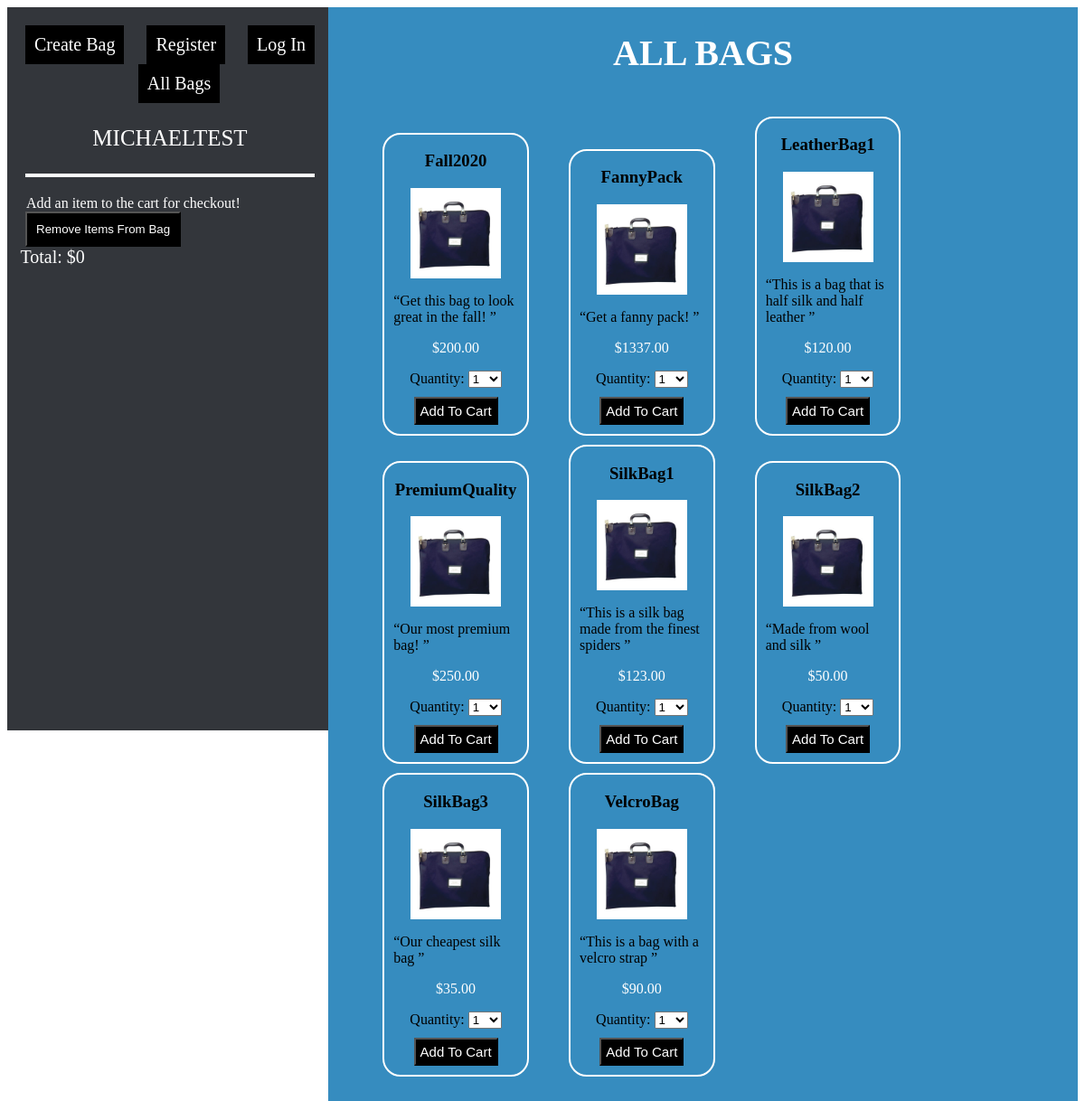
The page /index.php?action=display_all_bags (signed in) on the database its author committed.
### tables this page shows
CREATE TABLE `users` (
  `UserName` varchar(25) NOT NULL,
  `FirstName` varchar(25) NOT NULL,
  `LastName` varchar(35) NOT NULL,
  `Email` varchar(40) NOT NULL,
  `Password` varchar(150) NOT NULL
);

CREATE TABLE `bags` (
  `Title` varchar(50) NOT NULL,
  `Description` varchar(200) NOT NULL,
  `Price` decimal(18,2) NOT NULL,
  `FileName` varchar(2500) DEFAULT NULL
);

### model/userDA.php (called while the page is built, shortened)
<?php
class UserDA {
        public static function get_user($userName) {
            $db = Database::getDB();
            $query = "SELECT UserName, FirstName, LastName, Email, Password FROM users WHERE users.UserName = :userName";
            $statement = $db->prepare($query);
            $statement->bindValue(':userName', $userName);
            $statement->execute();
            $results = $statement->fetchAll();
            return $results[0];
        }
}

### model/LineItemDA.php (called while the page is built, shortened)
<?php
class LineItemDA {
        public static function get_all_lineItems($userName) {
            $db = Database::getDB();
            $query = 'SELECT * FROM lineitems WHERE lineitems.UserName = :userName';
            $statement = $db->prepare($query);
            $statement->bindValue(':userName', $userName);
            $statement->execute();
            $results = $statement->fetchAll();
            return $results;
        }
}

### model/bagDA.php (called while the page is built, shortened)
<?php
class BagDA {
        public static function get_all_bags() {
            $db = Database::getDB();
            $query = 'SELECT * FROM bags';
            $statement = $db->prepare($query);
            $statement->execute();
            $results = $statement->fetchAll();
            return $results;
        }
    }

### view/displayAllBags.php (the view, shortened to what this page needs)
<!DOCTYPE html>
<html>
<head>
    <link rel="stylesheet" type="text/css" href="view/main.css">
    <link rel="stylesheet" type="text/css" href="https://stackpath.bootstrapcdn.com/font-awesome/4.7.0/css/font-awesome.min.css" />
</head>
<body>
    <main>
        <?php include_once('leftColumn.php'); ?>
        <div class="right-column">
            <h1>All Bags</h1>
            <div class="bag-container">
            <?php
            foreach ($bags as $bag) {
                ?>
            <div class="bag">
                <form action="." method="post">
                        <h3 class="bag-title"><?php echo htmlspecialchars ($bag["Title"]); ?></h3>
                        <img src="<?php echo htmlspecialchars ($bag['FileName']) ?>" alt="bag picture" height="100" width="100" class="bag-picture">
                        <p class="bag-description"><?php echo htmlspecialchars ($bag["Description"]);?> </p>
                        <p class="bag-price">$<?php echo htmlspecialchars($bag["Price"]);?></p>
                        <div class="bag-quantity">
                        <label>Quantity:</label>
                            <select name="itemqty">
                                <?php for($i = 1; $i <= 10; $i++) : ?>
                                    <option value="<?php echo $i; ?>">
                                        <?php echo $i; ?>
                                    </option>
                                <?php endfor; ?>
                            </select>
                        </div>
                        <?php if(isset($user)) : ?>
                        <input class="bag-button" type="submit" value="Add To Cart">
                        <?php elseif(!isset($user)) : ?>
                        <span class="cart-login">Log In For Cart</span>
                        <?php endif ?>
            </form>
            </div>
            <?php } ?>
        </div>
        </div>
    </main>
</body>
</html>

### view/leftColumn.php (shortened to what this page needs)
<?php
$total = 0;
?>
<!DOCTYPE html>
<html>
    <head>
    </head>
    <body>
        <div class="left-column">
            <?php include_once('nav.php'); ?>
            <?php if(isset($user)) : ?>
            <p class="username"><?php echo htmlspecialchars ($user["UserName"]); ?></p>
            <div class="cart-container">
            </div>
            <form action="." method="post">
            <?php if (count($lineItems) > 0) : ?>
            <input class="checkout-button" type="submit" value="Check Out">
            <?php else : ?>
            <span class="additemtocart">Add an item to the cart for checkout!</span>
            <?php endif;?>
            </form>
            <form action="." method="post">
                <input class="checkout-button" type="submit" value="Remove Items From Bag">
            </form>
            <span class="cart-total">Total: $<?php echo htmlspecialchars ($total);?></span>
            <?php endif; ?>
        </div>
    </body>
</html>

### view/main.css (style rules this page uses)
.right-column { width: 70%; float: right; min-height: 100vh; height: 100%; position: relative; background-color: #368cbf; }
.left-column { width: 30%; float: left; background-color: #33363b; height: 100vh; position: fixed; }
.username { text-align: center; color: white; font-size: 25px; text-transform: uppercase; }
.cart-container { max-height: 600px; overflow: scroll; position: relative; border: 2px solid white; margin: 20px; }
.cart-total { font-size: 20px; margin-left: 4%; color: white; display: inline-block; }
.checkout-button { display: inline-block; margin-left: 20px; background-color: black; padding: 10px; color: white; }
.right-column h1 { text-align: center; color: white; text-transform: uppercase; font-size: 40px; }
.bag-container { padding: 20px; height: auto; }
.bag { width: 20%; margin-left: 40px; display: inline-block; border: 2px solid white; border-radius: 20px; margin-bottom: 10px; }
.bag-title { text-align: center; }
.bag-picture { display: block; margin: 0 auto; }
.bag-description { padding-left: 10px; padding-right: 10px; }
.bag-description::after { content: close-quote; }
.bag-description::before { content: open-quote; }
.bag-price { text-align: center; color: white; }
.bag-quantity { text-align: center; }
.bag-button { display: block; margin: 10px auto; }
.bag-button { padding: 5px; font-size: 15px; margin-top: 10px; color: white; background-color: black; }
.additemtocart { margin-left: 21px; color: white; }

### rows shown on the page
users: UserName "MICHAELTEST"
bags: Title "Fall2020", FileName (placeholder picture), Description "Get this bag to look great in the fall!", Price "200.00"
bags: Title "FannyPack", FileName (placeholder picture), Description "Get a fanny pack!", Price "1337.00"
bags: Title "LeatherBag1", FileName (placeholder picture), Description "This is a bag that is half silk and half leather", Price "120.00"
bags: Title "PremiumQuality", FileName (placeholder picture), Description "Our most premium bag!", Price "250.00"
bags: Title "SilkBag1", FileName (placeholder picture), Description "This is a silk bag made from the finest spiders", Price "123.00"
bags: Title "SilkBag2", FileName (placeholder picture), Description "Made from wool and silk", Price "50.00"
bags: Title "SilkBag3", FileName (placeholder picture), Description "Our cheapest silk bag", Price "35.00"
bags: Title "VelcroBag", FileName (placeholder picture), Description "This is a bag with a velcro strap", Price "90.00"

### other values the page prints
$total "0"
form field itemqty "1"
